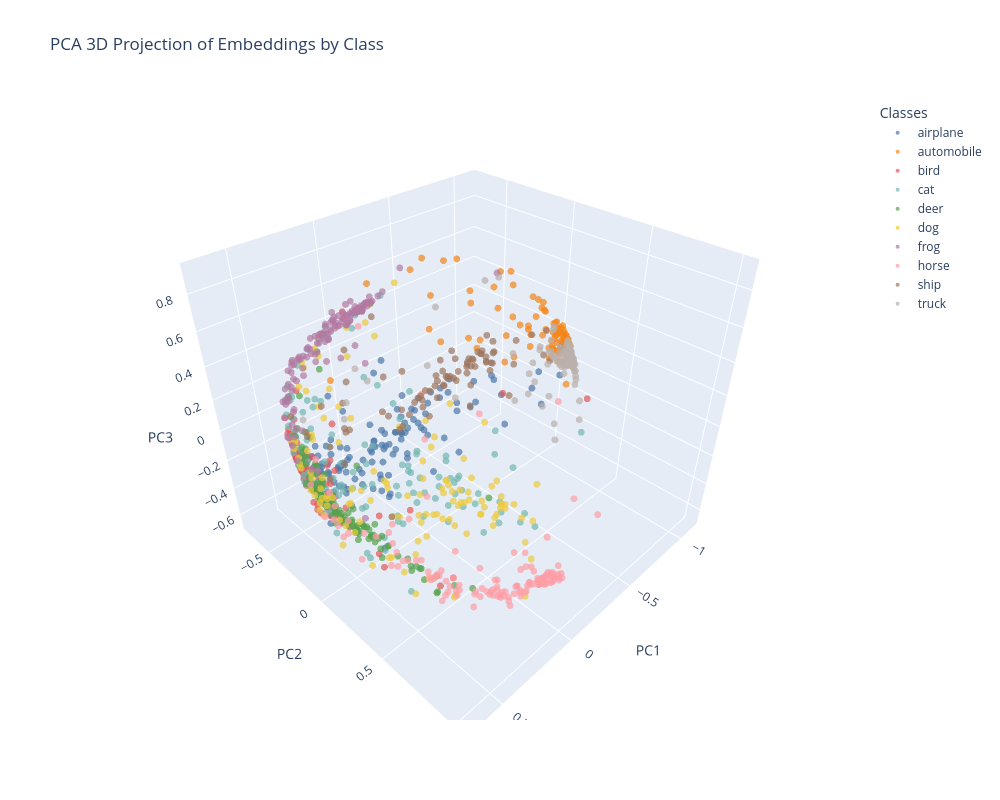

Write notebook code for a chart like this one.
### Markdown cell above
#### Displaying the 3D scatter

### Code cell
labels_array = np.concatenate([np.full(count, label) for label, count in enumerate(samples_per_class)])

pca_3d_df = pd.DataFrame({
    'PC1': embeddings_3d[:, 0],
    'PC2': embeddings_3d[:, 1],
    'PC3': embeddings_3d[:, 2],
    'Label': labels_array,
    'Class': [label_names[int(label)] for label in labels_array]
})

fig = px.scatter_3d(pca_3d_df, x='PC1', y='PC2', z='PC3', 
                    color='Class',
                    color_discrete_sequence=px.colors.qualitative.T10,
                    hover_data={'Label': True, 'Class': True, 'PC1': ':.3f', 'PC2': ':.3f', 'PC3': ':.3f'},
                    title='PCA 3D Projection of Embeddings by Class',
                    opacity=0.7)

fig.update_traces(marker=dict(size=4))
fig.update_layout(
    scene=dict(
        xaxis_title='PC1',
        yaxis_title='PC2',
        zaxis_title='PC3'
    ),
    width=1000,
    height=800,
    legend=dict(title='Classes')
)

fig.show()
